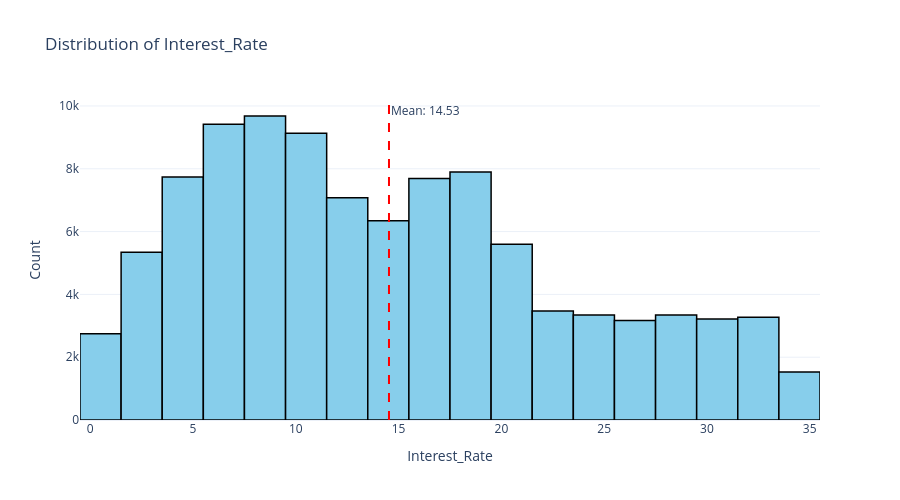

The code cell stored with this chart in its notebook:
### Markdown cell above
# <font color = 'red'> Análisis

### Code cell
# Hay tasas de interés muy bajas, lo cual es raro.

plot_histogram(df, 'Interest_Rate', figsize=(900, 500))

### Figure 1 — Plotly figure (JSON) as saved in the notebook; plotly's stock layout.template omitted (floating-point values rounded to 4 significant figures; data arrays with more than 128 entries replaced by an {"elided": "..."} marker saying what was removed)
{"data": [{"bingroup": "x", "hovertemplate": "Interest_Rate=%{x}<br>count=%{y}<extra></extra>", "legendgroup": "", "marker": {"color": "skyblue", "line": {"color": "black", "width": 1.5}, "pattern": {"shape": ""}}, "name": "", "nbinsx": 20, "orientation": "v", "showlegend": false, "type": "histogram", "x": {"elided": "100000 float values"}, "xaxis": "x", "yaxis": "y"}], "layout": {"annotations": [{"showarrow": false, "text": "Mean: 14.53", "x": 14.53, "xanchor": "left", "xref": "x", "y": 1, "yanchor": "top", "yref": "y domain"}], "barmode": "relative", "height": 500, "legend": {"tracegroupgap": 0}, "shapes": [{"line": {"color": "red", "dash": "dash"}, "type": "line", "x0": 14.53, "x1": 14.53, "xref": "x", "y0": 0, "y1": 1, "yref": "y domain"}], "title": {"text": "Distribution of Interest_Rate"}, "width": 900, "xaxis": {"anchor": "y", "domain": [0, 1], "title": {"text": "Interest_Rate"}}, "yaxis": {"anchor": "x", "domain": [0, 1], "title": {"text": "Count"}}}}
